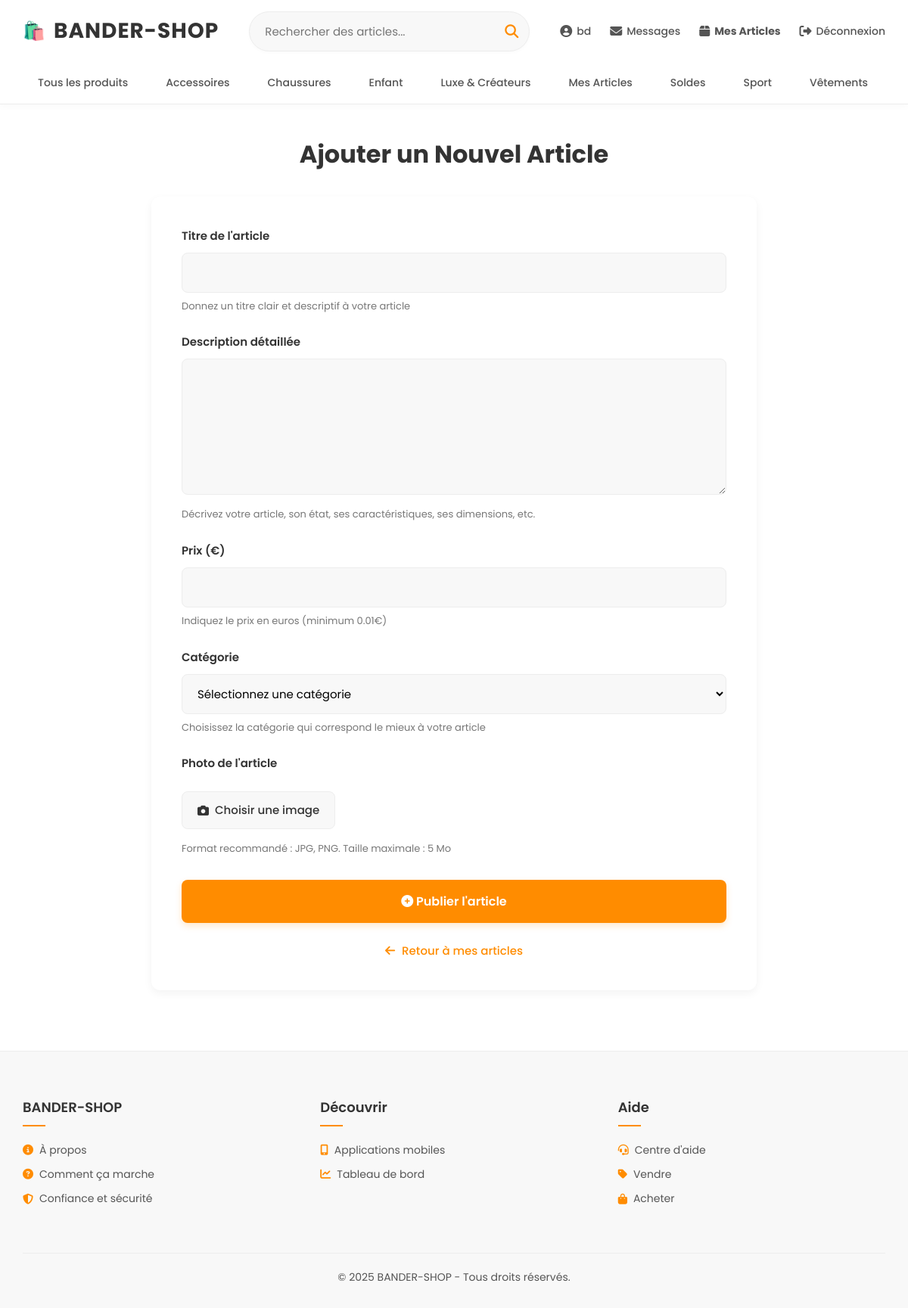
/ajouter_produit.php (signed in), run on the app's committed database.
### tables this page shows
CREATE TABLE `categories` (
  `id` int NOT NULL AUTO_INCREMENT,
  `nom` varchar(100) NOT NULL,
  PRIMARY KEY (`id`),
  UNIQUE KEY `nom` (`nom`)
);

### ajouter_produit.php (the view, shortened to what this page needs)
<?php
try {
    $pdo = new PDO("mysql:host=localhost;dbname=e_boutique", "root", "rootroot");
    $pdo->setAttribute(PDO::ATTR_ERRMODE, PDO::ERRMODE_EXCEPTION);
} catch (PDOException $e) {
    die("Erreur de connexion : " . $e->getMessage());
}
$stmt = $pdo->query("SELECT * FROM categories");
$categories = $stmt->fetchAll();
$categories_filtrees = array_filter($categories, function($category) {
    return $category['nom'] !== 'Homme' && $category['nom'] !== 'Femme';
});
?>
<!DOCTYPE html>
<html lang="fr">
<head>
    <link rel="stylesheet" href="https://cdnjs.cloudflare.com/ajax/libs/font-awesome/6.4.0/css/all.min.css">
</head>
<body>
<header>
    <div class="header-container">
        <div class="logo">
            <a href="index.php">BANDER-SHOP</a>
        </div>
        <div class="search-container">
            <form class="search-bar" action="index.php" method="get">
                <input type="text" placeholder="Rechercher des articles..." name="search">
                <button type="submit"><i class="fas fa-search"></i></button>
            </form>
        </div>
        <div class="header-actions">
            <a href="compte.php"><i class="fas fa-user-circle"></i> <?= htmlspecialchars($_SESSION['user_nom']); ?></a>
            <a href="messages.php"><i class="fas fa-envelope"></i> Messages</a>
            <a href="mes_articles.php"><i class="fas fa-box"></i> <strong>Mes Articles</strong></a>
            <a href="logout.php"><i class="fas fa-sign-out-alt"></i> Déconnexion</a>
        </div>
    </div>
    <nav class="category-nav">
        <ul>
            <li><a href="index.php">Tous les produits</a></li>
            <?php foreach ($categories_filtrees as $category): ?>
                <li>
                    <a href="index.php?categorie_id=<?= $category['id'] ?>">
                        <?= htmlspecialchars($category['nom']) ?>
                    </a>
                </li>
            <?php endforeach; ?>
        </ul>
    </nav>
</header>
<main>
    <h1 class="page-title">Ajouter un Nouvel Article</h1>
    <div class="form-container">
        <form action="ajouter_produit.php" method="post" enctype="multipart/form-data">
            <div class="form-group">
                <label for="titre">Titre de l'article</label>
                <input type="text" class="form-control" name="titre" id="titre" required>
                <span class="form-hint">Donnez un titre clair et descriptif à votre article</span>
            </div>
            <div class="form-group">
                <label for="description">Description détaillée</label>
                <textarea class="form-control" name="description" id="description" required></textarea>
                <span class="form-hint">Décrivez votre article, son état, ses caractéristiques, ses dimensions, etc.</span>
            </div>
            <div class="form-group">
                <label for="prix">Prix (€)</label>
                <input type="number" class="form-control" name="prix" id="prix" step="0.01" min="0.01" required>
                <span class="form-hint">Indiquez le prix en euros (minimum 0.01€)</span>
            </div>
            <div class="form-group">
                <label for="categorie_id">Catégorie</label>
                <select class="form-control" name="categorie_id" id="categorie_id" required>
                    <option value="">Sélectionnez une catégorie</option>
                </select>
                <span class="form-hint">Choisissez la catégorie qui correspond le mieux à votre article</span>
            </div>
            <div class="form-group">
                <label for="image">Photo de l'article</label>
                <div class="file-upload">
                    <div class="upload-btn"><i class="fas fa-camera"></i> Choisir une image</div>
                </div>
                <span class="form-hint">Format recommandé : JPG, PNG. Taille maximale : 5 Mo</span>
            </div>
            <button type="submit" class="submit-button"><i class="fas fa-plus-circle"></i> Publier l'article</button>
        </form>
        <a href="mes_articles.php" class="back-link"><i class="fas fa-arrow-left"></i> Retour à mes articles</a>
    </div>
</main>
<footer>
    <div class="footer-container">
        <div class="footer-column">
            <h4>BANDER-SHOP</h4>
            <ul>
                <li><a href="#"><i class="fas fa-info-circle"></i> À propos</a></li>
                <li><a href="#"><i class="fas fa-question-circle"></i> Comment ça marche</a></li>
                <li><a href="#"><i class="fas fa-shield-alt"></i> Confiance et sécurité</a></li>
            </ul>
        </div>
        <div class="footer-column">
            <h4>Découvrir</h4>
            <ul>
                <li><a href="#"><i class="fas fa-mobile-alt"></i> Applications mobiles</a></li>
                <li><a href="#"><i class="fas fa-chart-line"></i> Tableau de bord</a></li>
            </ul>
        </div>
        <div class="footer-column">
            <h4>Aide</h4>
            <ul>
                <li><a href="#"><i class="fas fa-headset"></i> Centre d'aide</a></li>
                <li><a href="#"><i class="fas fa-tag"></i> Vendre</a></li>
                <li><a href="#"><i class="fas fa-shopping-bag"></i> Acheter</a></li>
            </ul>
        </div>
    </div>
    <div class="copyright">
        <p>&copy; 2025 BANDER-SHOP - Tous droits réservés.</p>
    </div>
</footer>
</body>
</html>

### data on the page
categories: nom "Accessoires"
categories: nom "Chaussures"
categories: nom "Enfant"
categories: nom "Luxe & Créateurs"
categories: nom "Mes Articles"
categories: nom "Soldes"
categories: nom "Sport"
categories: nom "Vêtements"

### other printed values
$_SESSION['user_nom'] "bd"
